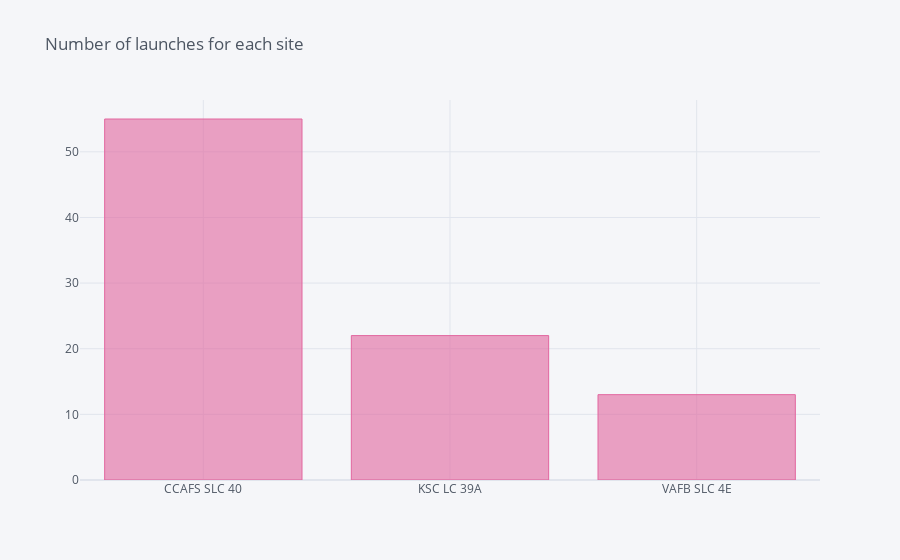

Source (notebook cell):
### Code cell
df.LaunchSite.value_counts().iplot(kind='bar',color='#e2679f', title='Number of launches for each site')

### Figure 1 — Plotly figure (JSON) as saved in the notebook; plotly's stock layout.template omitted (floating-point values rounded to 4 significant figures)
{"data": [{"marker": {"color": "rgba(226, 103, 159, 0.6)", "line": {"color": "rgba(226, 103, 159, 1.0)", "width": 1}}, "name": "LaunchSite", "orientation": "v", "text": "", "type": "bar", "x": ["CCAFS SLC 40", "KSC LC 39A", "VAFB SLC 4E"], "y": [55, 22, 13]}], "layout": {"legend": {"bgcolor": "#F5F6F9", "font": {"color": "#4D5663"}}, "paper_bgcolor": "#F5F6F9", "plot_bgcolor": "#F5F6F9", "title": {"font": {"color": "#4D5663"}, "text": "Number of launches for each site"}, "xaxis": {"gridcolor": "#E1E5ED", "showgrid": true, "tickfont": {"color": "#4D5663"}, "title": {"font": {"color": "#4D5663"}, "text": ""}, "zerolinecolor": "#E1E5ED"}, "yaxis": {"gridcolor": "#E1E5ED", "showgrid": true, "tickfont": {"color": "#4D5663"}, "title": {"font": {"color": "#4D5663"}, "text": ""}, "zerolinecolor": "#E1E5ED"}}}
